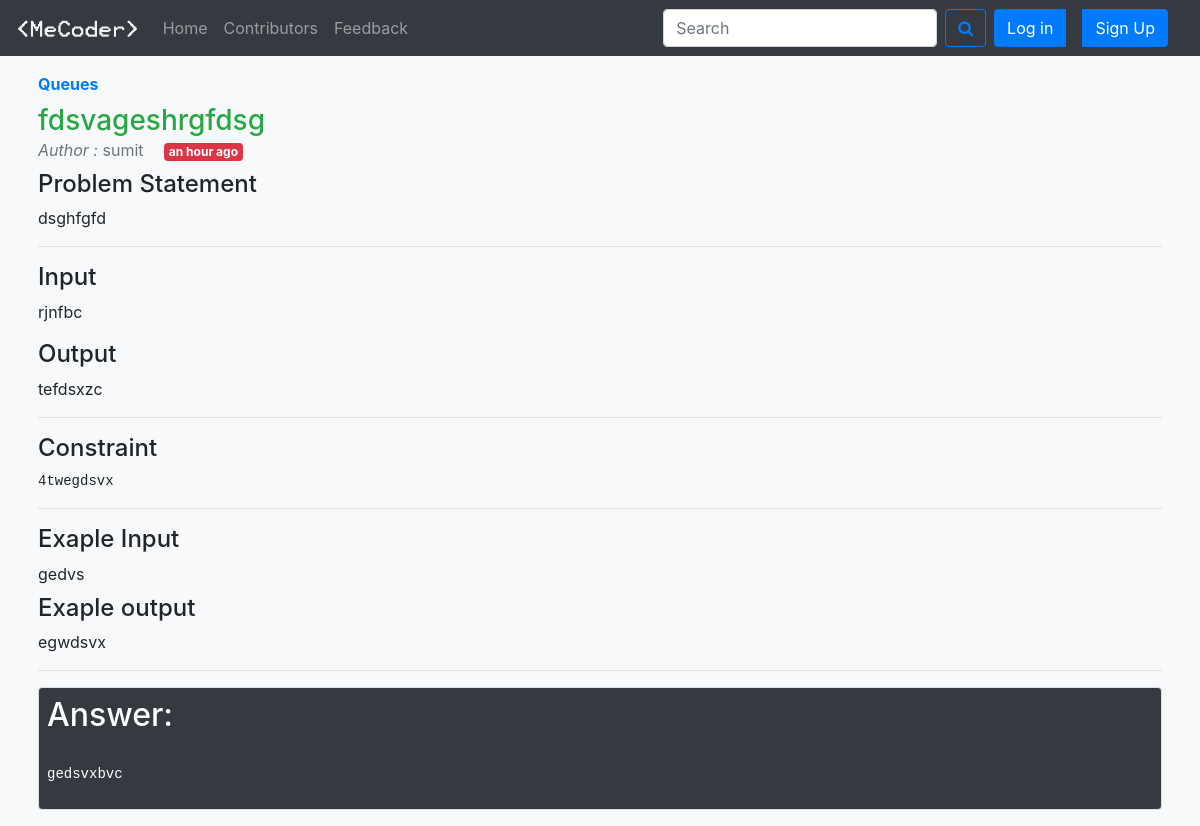
Screenshot of /problem/problemtags/tag/9/ with the database file from the repository.
### problem/models.py (models this page shows, shortened)
class probobj(models.Model):
    p_id=models.AutoField(primary_key=True)
    p_user=models.ForeignKey(User,on_delete=models.CASCADE)
    p_tag=models.CharField(max_length=100,default="unnamed")
    p_name=models.CharField(max_length=100)
    p_desc=models.TextField()
    p_in=models.CharField(max_length=200,default="")
    p_out=models.CharField(max_length=200,default="")
    p_const=models.CharField(max_length=200,default="")
    p_exin=models.CharField(max_length=200,default="")
    p_exout=models.CharField(max_length=200,default="")
    p_code=models.TextField(default="")
    p_timestamp=models.DateTimeField(default=now)

### problem/views.py (the view)
# urls.py: path('problemtags/tag/<int:id>/',views.probdetails,name="problemDetails"),
def probdetails(request,id):
    targetobj=probobj.objects.get(p_id=id)
    return render(request,"problem/probdetail.html",{'obj':targetobj})

### templates/problem/probdetail.html (shortened to what this page needs)
{% extends 'basic.html' %}
{% load humanize %}
{% block body %}
<div class="container bg-light my-2 p-2">
<strong class="d-inline-block mb-2  text-primary">{{obj.p_tag}}</strong>
<h3 class="mb-0"><a class="text-success" href="#">{{obj.p_name}}</a></h3>
<div class="mb-1 text-muted"><i>Author :</i> {{obj.p_user.username}}  <span class="badge badge-danger mx-3">{{obj.p_timestamp|naturaltime}}</span></div>
<h4 class="mb-2 mt-2">Problem Statement</h4>
<p>{{obj.p_desc}}</p>
<hr>
<h4 class="mb-2 mt-2">Input</h4>
<p>{{obj.p_in}}</p>
<h4 class="my-2">Output</h4>
<p>{{obj.p_out}}</p>
<hr>
<h4 class="my-2">Constraint</h4>
<pre>{{obj.p_const}}</pre>
<hr>
<h4 class="my-2">Exaple Input</h4>
{{obj.p_exin}}
<h4 class="my-2">Exaple output</h4>
{{obj.p_exout}}
<hr>
<div class="container border rounded bg-dark p-2">
<h2 class="text-white">Answer:</h3>
<pre><code class="text-white">
{{obj.p_code}}
</code></pre>
</div>
</div>
{% endblock body %}

### rows the page displays
probobj: p_tag "Queues", p_name "fdsvageshrgfdsg", p_user.username "sumit", p_timestamp "an hour ago", p_desc "dsghfgfd", p_in "rjnfbc", p_out "tefdsxzc", p_const "4twegdsvx", p_exin "gedvs", p_exout "egwdsvx", p_code "gedsvxbvc"
